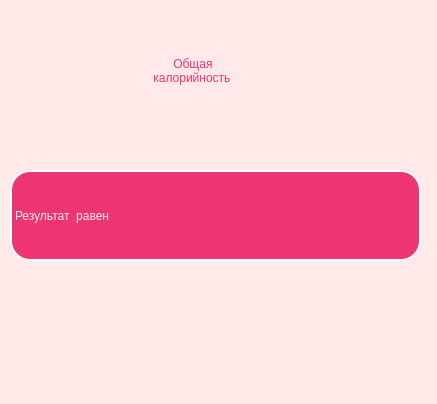
<?xml version="1.0" encoding="UTF-8"?>
<ui version="4.0">
 <class>Form</class>
 <widget class="QWidget" name="Form">
  <property name="geometry">
   <rect>
    <x>0</x>
    <y>0</y>
    <width>437</width>
    <height>404</height>
   </rect>
  </property>
  <property name="windowTitle">
   <string>Form</string>
  </property>
  <property name="styleSheet">
   <string notr="true">background-color:rgb(255, 233, 233);</string>
  </property>
  <widget class="QLabel" name="label_3">
   <property name="geometry">
    <rect>
     <x>10</x>
     <y>170</y>
     <width>411</width>
     <height>91</height>
    </rect>
   </property>
   <property name="styleSheet">
    <string notr="true">border: 2px solid rgb(255, 255, 255);
font: 14pt &quot;Segoe UI&quot;;
color:rgb(255, 233, 233);
background-color:rgb(237, 53, 114);
border-radius: 20px;</string>
   </property>
   <property name="text">
    <string>Результат  равен</string>
   </property>
  </widget>
  <widget class="QLabel" name="label">
   <property name="geometry">
    <rect>
     <x>150</x>
     <y>10</y>
     <width>161</width>
     <height>121</height>
    </rect>
   </property>
   <property name="styleSheet">
    <string notr="true">font: italic 14pt &quot;Segoe UI&quot;;
color:rgb(237, 53, 114);</string>
   </property>
   <property name="text">
    <string>       Общая
 калорийность</string>
   </property>
  </widget>
 </widget>
 <resources/>
 <connections/>
</ui>
